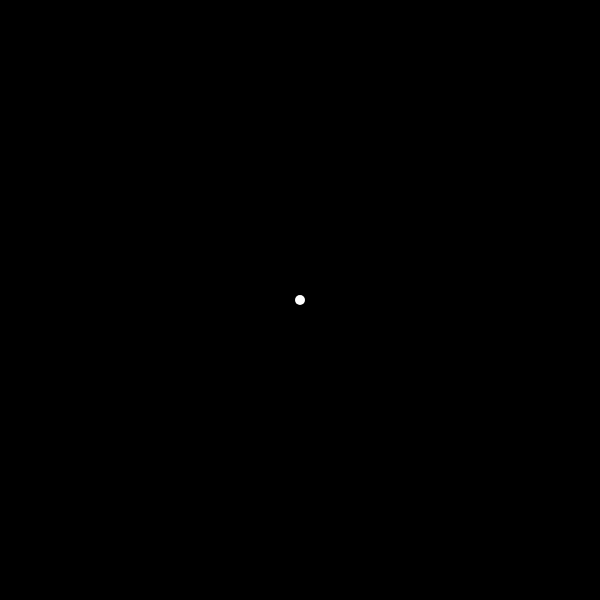
Frame 1 (no input)
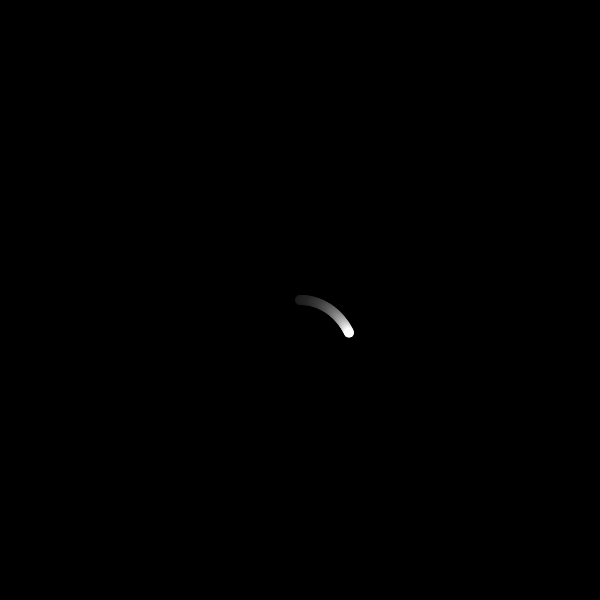
Frame 60 (no input)
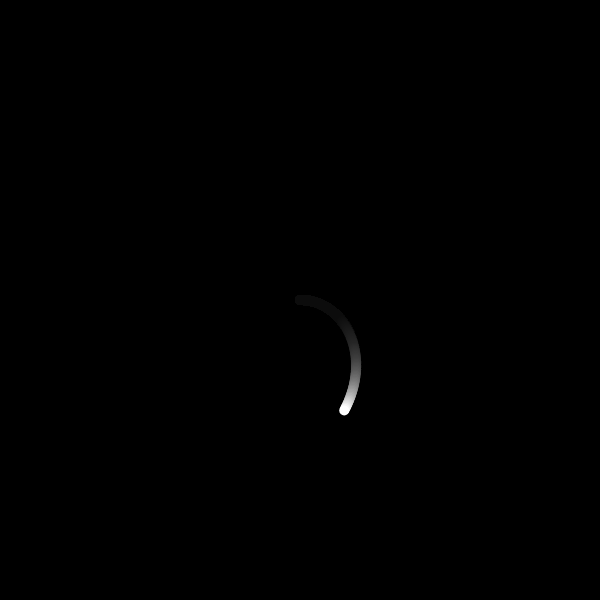
Frame 120 (the mouse pressed at the canvas centre since frame 60)

The p5.js sketch that drew these frames (run headless with seeded random() and noise() and a simulated clock; from frame 60 on, the mouse is pressed at the canvas centre):

// p5.js sketch
// ── sketch.js
let x = 0;
let y = 0;
let angle = 0;
let r = 0;

function setup() {
  createCanvas(600, 600);
  noStroke();
  background(0);
}

function draw() {
  translate(width / 2, height / 2);
  fill(0, 10);
  rect(-width / 2, -height / 2, width, height);
  x = r * cos(angle);
  y = r * sin(angle);
  angle += 0.01;
  r += 1;
  fill(255);
  ellipse(x, y, 10, 10);
  if (r > width) {
    r = 0;
  }
}
